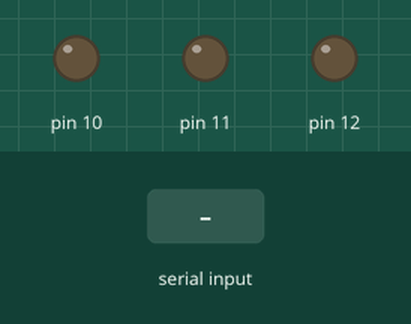
Recording of a sketch running on a simulated Arduino Uno, built with avr-gcc and run on an emulated ATmega328P. Shown: output pins drawn as LEDs (lit = HIGH). Inputs (shaded band) come from the test bench.

Above: at 1.2 s.
1.3 s: "g" received over Serial
At 2.5 s:
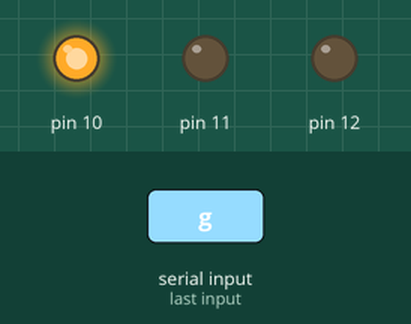
2.8 s: "y" received over Serial
At 4.2 s:
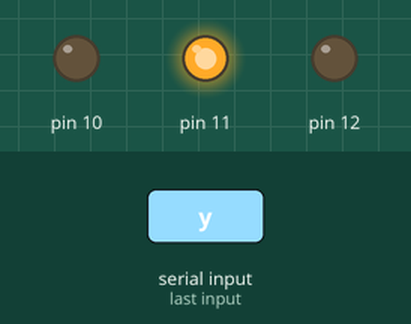
4.8 s: "r" received over Serial
At 5.7 s:
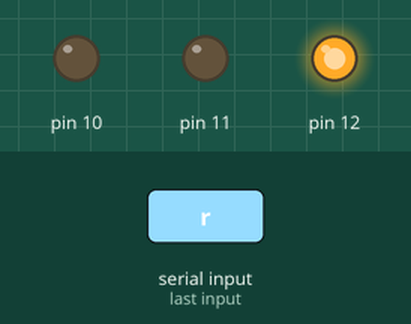
6.8 s: "a" received over Serial
At 8.5 s:
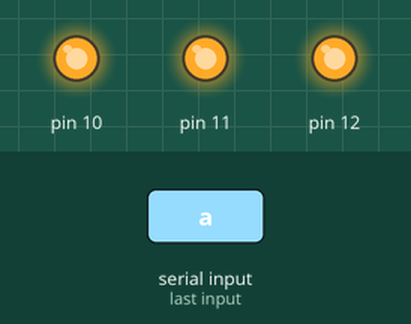
8.8 s: "n" received over Serial
At 10.0 s:
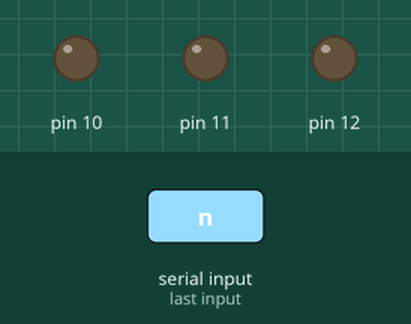
Timing chart, 0 to 11.8 s (numbered marks = the images above; inputs shaded):
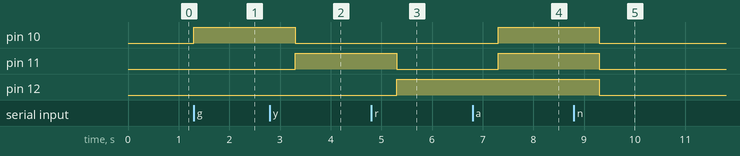

The sketch:

trafic.ino
```cpp
int incomingByte = 0; // for incoming serial data
unsigned long lastUpdate = 0;

void setup() {
  // Green
  pinMode(12, OUTPUT);

  // Yellow
  pinMode(11, OUTPUT);

  // Red
  pinMode(10, OUTPUT);

  Serial.begin(9600); // opens serial port, sets data rate to 9600 bps
}

void loop() {
  if (Serial.available() > 0) {
    incomingByte = Serial.read();
    lastUpdate = millis();
  }
  if (millis() > lastUpdate + 30 * 1000) {
    incomingByte = 'n';
  }

  if (incomingByte == 'g') {
    green();
  }
  else if (incomingByte == 'y') {
    yellow();
  }
  else if (incomingByte == 'r') {
    red();
  }
  else if (incomingByte == 'a') {
    all();
  }
  else if (incomingByte == 'n') {
	noone();
  }
}

void noone() {
  digitalWrite(12, LOW);
  digitalWrite(11, LOW);
  digitalWrite(10, LOW);
  delay(1000);
}

void green() {
  digitalWrite(12, LOW);
  digitalWrite(11, LOW);
  digitalWrite(10, HIGH);
  delay(1000);
}

void yellow() {
  digitalWrite(12, LOW);
  digitalWrite(11, HIGH);
  digitalWrite(10, LOW);
  delay(1000);
}

void red() {
  digitalWrite(12, HIGH);
  digitalWrite(11, LOW);
  digitalWrite(10, LOW);
  delay(1000);
}

void all() {
  digitalWrite(12, HIGH);
  digitalWrite(11, HIGH);
  digitalWrite(10, HIGH);
  delay(1000);
}
```

Measured:
- after the input at 1.3 s, pin 10: LOW → HIGH at once
- after the input at 2.8 s, pin 10: HIGH → LOW after 0.50 s; pin 11: LOW → HIGH after 0.50 s
- after the input at 4.8 s, pin 11: HIGH → LOW after 0.50 s; pin 12: LOW → HIGH after 0.50 s
- after the input at 6.8 s, pin 10, pin 11: LOW → HIGH after 0.50 s
- after the input at 8.8 s, pin 10–12: HIGH → LOW after 0.50 s
